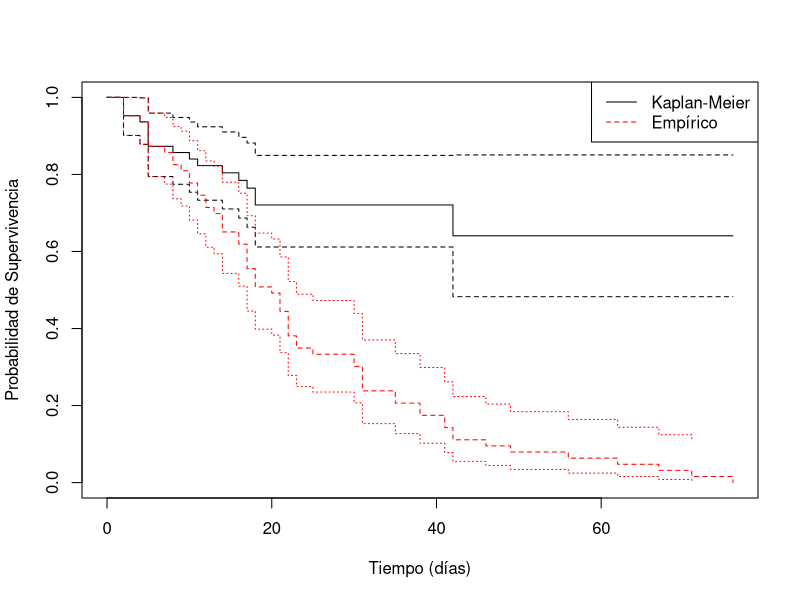
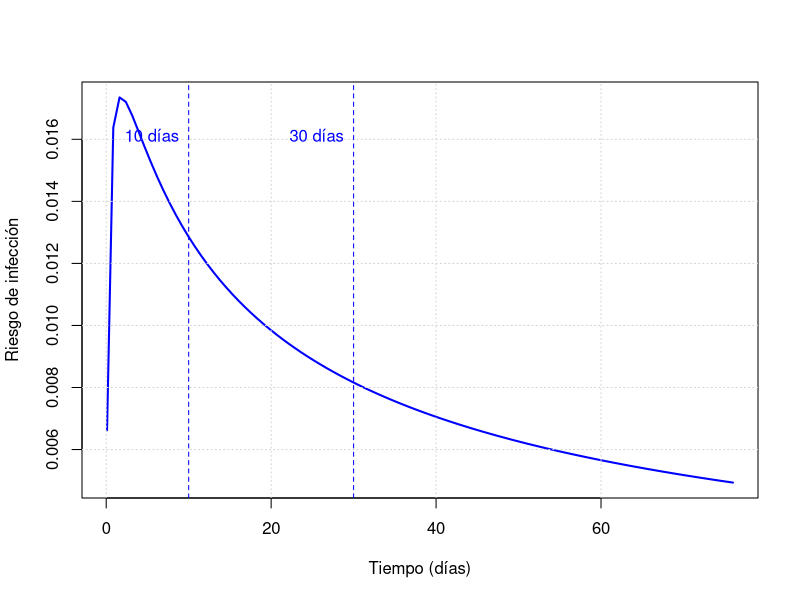
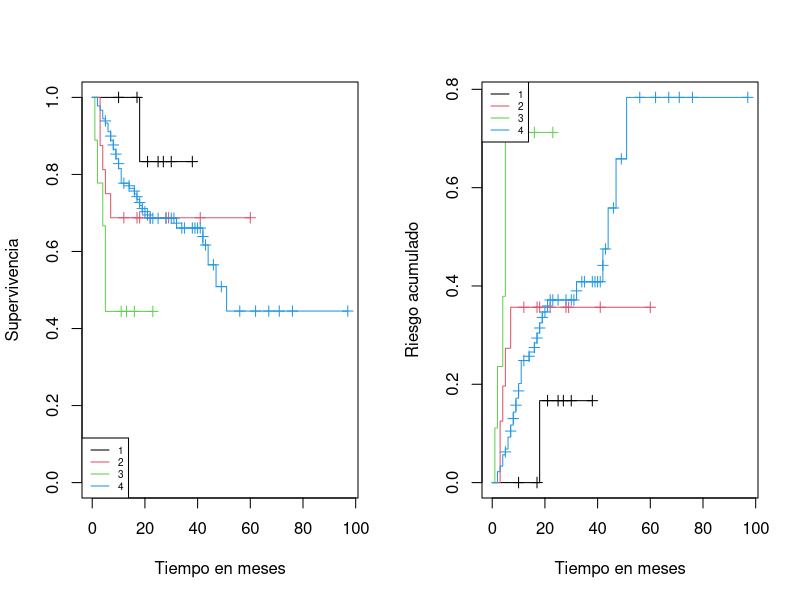
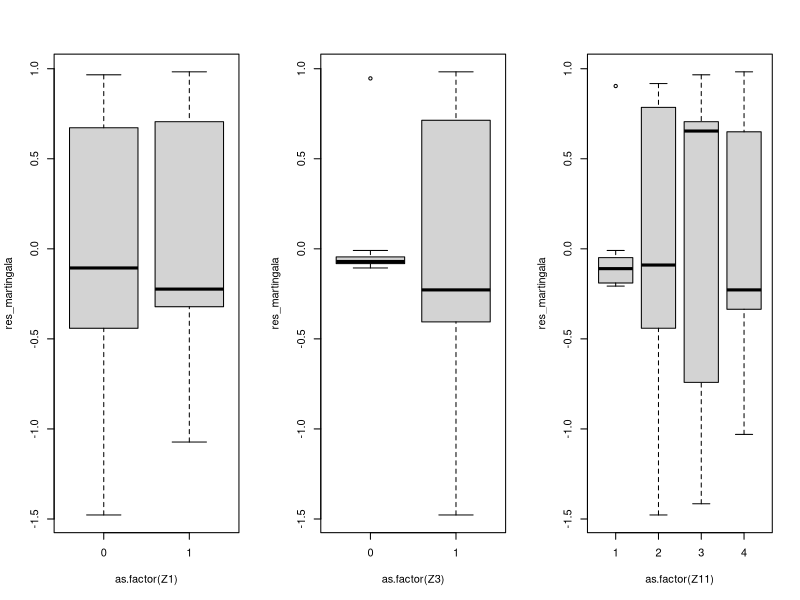
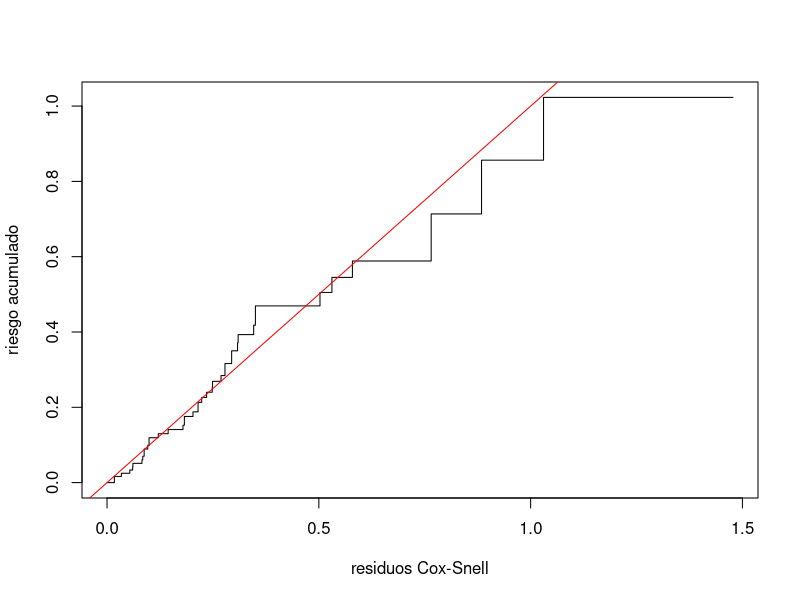
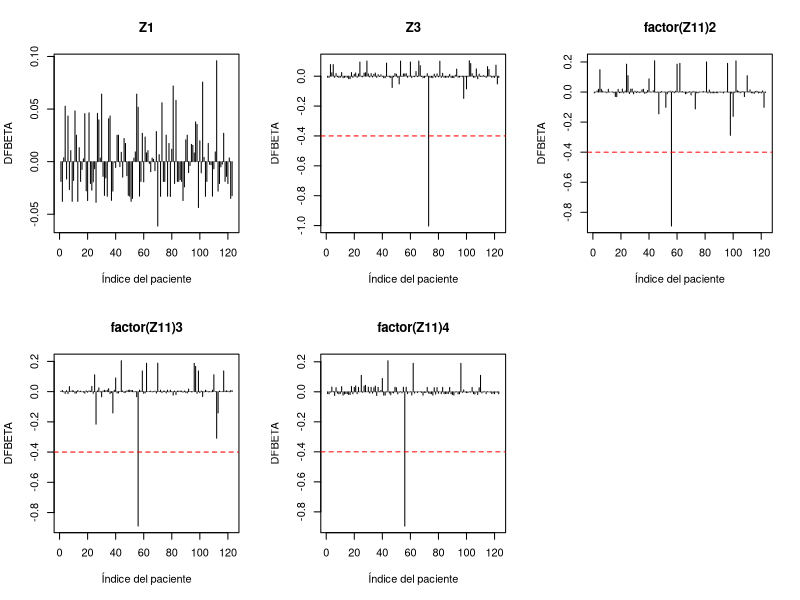
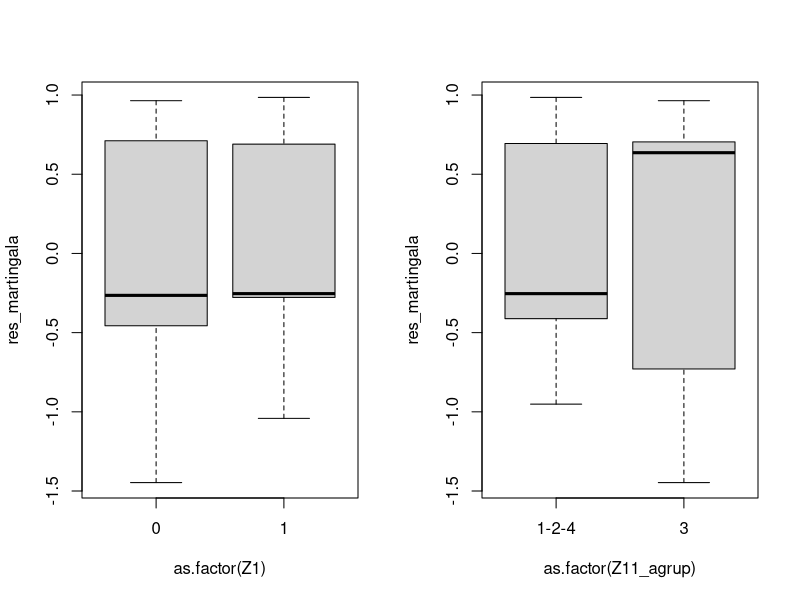
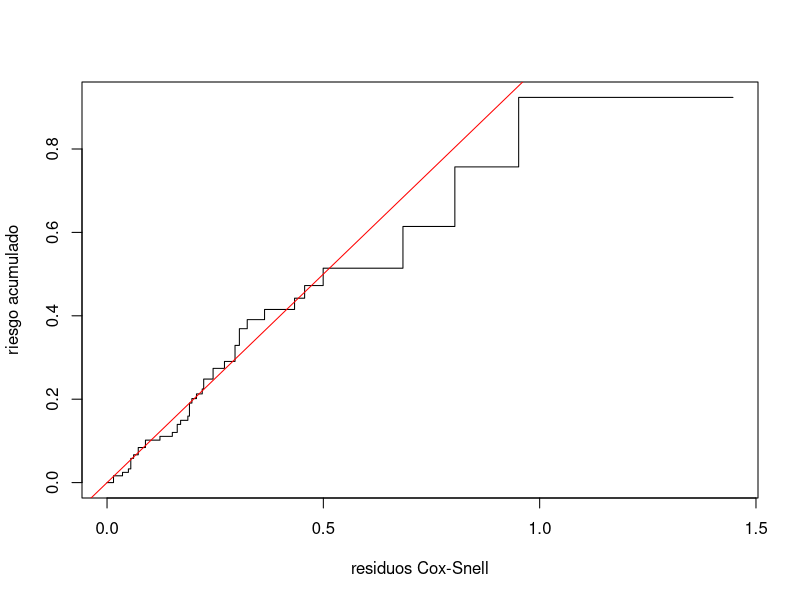

Source code (R) for these figures, in order:
## ---- chunk 1
# Cargar las librerías necesarias
library(survival)
library(KMsurv)

# Cargar los datos burn
data(burn)

# Establecer semilla para reproducibilidad
set.seed(2425)

# Seleccionar el 80% de los datos
n <- nrow(burn)
sample_size <- trunc(0.8 * n)
sample_indices <- sample(1:n, sample_size)
burn_sample <- burn[sample_indices, ]

# Filtrar pacientes tratados con clorhexidina (Z1 = 1)
burn_chlorhexidine <- subset(burn_sample, Z1 == 1)
## ---- chunk 2
# Estimador de Kaplan-Meier
km_fit <- survfit(Surv(T3, D3) ~ 1, data = burn_chlorhexidine)

# Estimador empirico (sin censura)
emp_fit <- survfit(Surv(T3, rep(1, length(T3))) ~ 1, data = burn_chlorhexidine)

# Gráfico comparativo
plot(km_fit, 
     xlab = "Tiempo (días)", ylab = "Probabilidad de Supervivencia",
     conf.int = TRUE)
lines(emp_fit, col = "red", lty = 2)
legend("topright", legend = c("Kaplan-Meier", "Empírico"), 
       col = c("black", "red"), lty = 1:2)
## ---- chunk 3
# Media y mediana del estimador Kaplan-Meier
print(km_fit, print.rmean = TRUE)
## ---- chunk 4
# Valor de D3 de la última observación
burn_chlorhexidine[which.max(burn_chlorhexidine$T3), "D3"]
## ---- chunk 5
# Media y mediana del estimador empírico
print(emp_fit, print.rmean = TRUE)
## ---- chunk 6
# Supervivencia a 10 días
summary(km_fit, time = 10)
## ---- chunk 7
# Supervivencia a 30 días (1 mes)
summary(km_fit, time = 30)
## ---- chunk 8
# Ajuste de modelos paramétricos
weibull_fit <- survreg(Surv(T3, D3) ~ 1, data = burn_chlorhexidine, dist = "weibull")
exp_fit <- survreg(Surv(T3, D3) ~ 1, data = burn_chlorhexidine, dist = "exponential")
lnorm_fit <- survreg(Surv(T3, D3) ~ 1, data = burn_chlorhexidine, dist = "lognormal")
llogis_fit <- survreg(Surv(T3, D3) ~ 1, data = burn_chlorhexidine, dist = "loglogistic")

models <- list(Weibull = weibull_fit, Exponential = exp_fit, 
               Lognormal = lnorm_fit, Loglogistic = llogis_fit)
## ---- chunk 9
# Comparación por log-verosimilitud y AIC

loglik_aic_values <- sapply(models, function(m) {
  c(LogLik = m$loglik, AIC = -2*m$loglik + 2*length(m$coefficients))
})

print(loglik_aic_values)
## ---- chunk 10
# Representación gráfica y estimaciones para el modelo lognormal

# Extraer parámetros del modelo
mu <- lnorm_fit$coef;mu  # media en escala logarítmica
sigma <- lnorm_fit$scale; sigma # desviación estándar en escala logarítmica

### Función de riesgo del modelo lognormal
# h(t) = [f(t)] / [1 - F(t)] 
# donde f(t) es la densidad y F(t) la función de distribución

hazard_lognormal <- function(t) {
  dlnorm(t, meanlog = mu, sdlog = sigma) / 
    (1 - plnorm(t, meanlog = mu, sdlog = sigma))
}

# Gráfico de la función de riesgo
curve(hazard_lognormal, from = 0.1, to = max(burn_chlorhexidine$T3),
      xlab = "Tiempo (días)", ylab = "Riesgo de infección",
      col = "blue", lwd = 2)
grid()

# Añadir líneas de referencia en 10 y 30 días
abline(v = c(10, 30), col = "blue", lty = 2)
text(x = c(10, 30), y = par("usr")[4]*0.9, 
     labels = c("10 días", "30 días"), pos = 2, col = "blue")
## ---- chunk 11
### Estimación de la supervivencia a 10 y 30 días
# Función de supervivencia para la lognormal: S(t) = 1 - F(t)
surv_10 <- 1 - plnorm(10, meanlog = mu, sdlog = sigma)
surv_30 <- 1 - plnorm(30, meanlog = mu, sdlog = sigma)

cat("Supervivencia estimada:\n")
cat("  - A 10 días:", round(surv_10, 4), "\n")
cat("  - A 30 días:", round(surv_30, 4), "\n")
## ---- chunk 12
km_Z11<-survfit(Surv(T3,D3)~Z11, data=burn_sample)
## ---- chunk 13
par(mfrow=c(1,2))
plot(km_Z11, col=1:4, mark.time=T, conf.int=F, ylab="Supervivencia", xlab="Tiempo en meses")
legend("bottomleft", legend=sort(unique(burn_sample$Z11)), lty=1, col=1:4, cex=0.6)


#Diferencias en el riesgo acumulado
plot(km_Z11, fun="cumhaz",col=1:4, mark.time=T, conf.int=F, ylab="Riesgo acumulado",xlab="Tiempo en meses")
legend("topleft", legend=sort(unique(burn_sample$Z11)), lty=1,col=1:4, cex=0.6)
par(mfrow=c(1,1))
## ---- chunk 14
test <- survdiff(Surv(T3, D3) ~ Z11, data = burn_sample, rho = 0)
cat("P-valor del test log-rank:", test$pvalue)
## ---- chunk 15
grupos <- sort(unique(burn_sample$Z11))

pvals <- matrix(NA, nrow=length(grupos), ncol=length(grupos),
                dimnames = list(paste0("Grupo_", grupos), paste0("Grupo_", grupos)))

for(i in 1:(length(grupos)-1)) {
  for(j in (i+1):length(grupos)) {
    g1 <- grupos[i]
    g2 <- grupos[j]
    
    subdata <- burn_sample[burn_sample$Z11 %in% c(g1, g2), ]
    
    test <- survdiff(Surv(T3, D3) ~ Z11, data = subdata)
    pval <- test$pvalue
    pvals[i,j] <- round(pval, 4)
  }
}

pvals
## ---- chunk 16
rownames(burn_sample) <- seq(1, length(burn_sample[,1]))

# Ajustamos un modelo de riesgos proporcionales:
cox_1 <- coxph(Surv(T3, D3) ~ Z1 + Z2 + Z3 + Z4 + factor(Z11), data = burn_sample)
summary(cox_1)
## ---- chunk 17
cox_Z1 <-coxph(Surv(T3, D3) ~ Z1, data=burn_sample)
cox_AIC <- step(cox_Z1,scope=list(upper=cox_1,lower=~Z1), direction="forward")

summary(cox_AIC)
## ---- chunk 18
cat("AIC modelo completo:", AIC(cox_1))
cat("\nAIC modelo simplificado:", AIC(cox_AIC))
## ---- chunk 19
VAR_conjunta <- cox_AIC$var[4, 4] + cox_AIC$var[5, 5] - 2 * cox_AIC$var[4, 5]  
SE_conjunta <- sqrt(VAR_conjunta)                     

# Intervalo de confianza al 95%
lower <- exp((2.2788 - 1.0293) - 1.96 * SE_conjunta)
upper <- exp((2.2788 - 1.0293) + 1.96 * SE_conjunta)

# Resultado
cat("HR =", exp(2.2788 - 1.0293), "\nIC_{95%} = (", lower, ", ", upper, ")\n")
## ---- chunk 20
#Residuos martingala
res_martingala <- residuals(cox_AIC,type="martingale")

par(mfrow=c(1,3))
plot(res_martingala~as.factor(Z1), data=burn_sample)
plot(res_martingala~as.factor(Z3), data=burn_sample)
plot(res_martingala~as.factor(Z11), data=burn_sample)
par(mfrow=c(1,1))
## ---- chunk 21
table(burn_sample$Z3, burn_sample$D3)
## ---- chunk 22
table(burn_sample$Z11, burn_sample$D3)
## ---- chunk 23
#Residuos de Cox-Snell
res_Cox_Snell <- residuals(cox_AIC)

res.cs<-burn_sample$D3-res_Cox_Snell

plot(survfit(Surv(res.cs,D3)~1,data=burn_sample), fun="cumhaz",conf.int=F,
     ylab="riesgo acumulado",xlab="residuos Cox-Snell" )
abline(a=0,b=1,col="red")
## ---- chunk 24
res.dfbeta<-residuals(cox_AIC,type="dfbeta");
colnames(res.dfbeta) <- names(cox_AIC$coefficients)
par(mfrow = c(2, 3))
for (i in 1:ncol(res.dfbeta)) {
  plot(res.dfbeta[, i], type = "h",
       main = colnames(res.dfbeta)[i],
       ylab = "DFBETA", xlab = "Índice del paciente")
  abline(h = c(-0.4, 0.4), col = "red", lty = 2)
}
par(mfrow=c(1,1))
## ---- chunk 25
sort(res.dfbeta[, 2])[1]
## ---- chunk 26
sort(res.dfbeta[, 3])[1] 
sort(res.dfbeta[, 4])[1] 
sort(res.dfbeta[, 5])[1] 
## ---- chunk 27
burn_sin_influyentes <- burn_sample[c(-56, -73),]; dim(burn_sin_influyentes)
cox_mejorado <- coxph(Surv(T3, D3) ~ Z1 + Z3 + factor(Z11), data=burn_sin_influyentes)

summary(cox_mejorado)
## ---- chunk 28
table(burn_sin_influyentes$Z3, burn_sin_influyentes$D3)
## ---- chunk 29
table(burn_sin_influyentes$Z11, burn_sin_influyentes$D3)
## ---- chunk 30
cox_mejorado2 <- coxph(Surv(T3, D3) ~ Z1*factor(Z11), data = burn_sample)
table(burn_sample$Z1, burn_sample$Z3, burn_sample$D3)
## ---- chunk 31
cox_mejorado3 <- coxph(Surv(T3, D3) ~ Z1 + factor(Z11), data = burn_sample)
summary(cox_mejorado3)
## ---- chunk 32
burn_sample$Z11_agrup <- ifelse(burn_sample$Z11 %in% 1:2, "1-2",
                                ifelse(burn_sample$Z11 == 3, "3", "4"))

cox_mejorado4 <- coxph(Surv(T3, D3) ~ Z1 + factor(Z11_agrup), data = burn_sample)
summary(cox_mejorado4)
## ---- chunk 33
burn_sample$Z11_agrup <- ifelse(burn_sample$Z11 %in% c(1:2,4), "1-2-4", "3")

cox_mejorado5 <- coxph(Surv(T3, D3) ~ Z1 + Z11_agrup, data = burn_sample)
summary(cox_mejorado5)

cat("AIC modelo simplificado:", AIC(cox_AIC))
cat("\nAIC modelo con Z1 y agrupando niveles de Z11:", AIC(cox_mejorado5))
## ---- chunk 34
#Residuos martingala
res_martingala <- residuals(cox_mejorado5,type="martingale")

par(mfrow=c(1,2))
plot(res_martingala~as.factor(Z1), data=burn_sample)
plot(res_martingala~as.factor(Z11_agrup), data=burn_sample)
par(mfrow=c(1,1))
## ---- chunk 35
#Residuos de Cox-Snell
res_Cox_Snell <- residuals(cox_mejorado5)

res.cs<-burn_sample$D3-res_Cox_Snell

plot(survfit(Surv(res.cs,D3)~1,data=burn_sample), fun="cumhaz",conf.int=F,
     ylab="riesgo acumulado",xlab="residuos Cox-Snell" )
abline(a=0,b=1,col="red")
## ---- chunk 36
res5.dfbeta <- residuals(cox_mejorado5, type="dfbeta")
colnames(res5.dfbeta) <- names(cox_mejorado5$coefficients)
par(mfrow = c(1, 2))
for (i in 1:ncol(res5.dfbeta)) {
  plot(res5.dfbeta[, i], type = "h",
       main = colnames(res5.dfbeta)[i],
       ylab = "DFBETA", xlab = "Índice del paciente")
  abline(h = c(-0.4, 0.4), col = "red", lty = 2)
}
par(mfrow = c(1, 1))
## ---- chunk 37
sort(res5.dfbeta[, 2])[1:5]
## ---- chunk 38
table(burn_sample$Z11_agrup, burn_sample$D3)
## ---- chunk 39
burn_sample[c(112 ,26 ,38 ,113), c("Z11_agrup", "D3")] 
## ---- chunk 40
# Residuos de Schoenfeld: 
cox.zph(cox_mejorado5, terms=F)

par(mfrow=c(1,2))
plot(cox.zph(cox_mejorado5, terms=F))
par(mfrow=c(1,1))
## ---- chunk 41
cox_strat <- coxph(Surv(T3, D3) ~ Z1 + strata(Z11), data = burn_sample)
summary(cox_strat)

cat("AIC modelo estratificando la variable Z11 original:", AIC(cox_strat))
cat("\nAIC modelo simplificado:", AIC(cox_AIC))
## ---- chunk 42
km.ph=survfit(cox_strat)
par(mfrow = c(1, 2))
plot(km.ph,col=1:4)
plot(km.ph,fun="cumhaz",col=1:4)
par(mfrow = c(1, 1))
## ---- chunk 43
cox_strat <- coxph(Surv(T3, D3) ~ Z1 + strata(Z11_agrup), data = burn_sample)
summary(cox_strat)

cat("AIC modelo estratificando la variable Z11_agrup:", AIC(cox_strat))
cat("\nAIC modelo simplificado:", AIC(cox_AIC))
## ---- chunk 44
km.ph=survfit(cox_strat)
par(mfrow = c(1, 2))
plot(km.ph,col=1:4)
plot(km.ph,fun="cumhaz",col=1:4)
par(mfrow = c(1, 1))
## ---- chunk 45
# Cox-Snell estratificado
res_Cox_Snell <- residuals(cox_strat)

res.cs<-burn_sample$D3-res_Cox_Snell

plot(survfit(Surv(res.cs,D3)~1,data=burn_sample), fun="cumhaz",conf.int=F,
     ylab="riesgo acumulado",xlab="residuos Cox-Snell" )
abline(a=0,b=1,col="red")
## ---- chunk 46
# Modelo con Z4 como efecto lineal
cox_lineal <- coxph(Surv(T3, D3) ~ Z1 + Z4, data = burn_sample)
summary(cox_lineal)

# Modelo con Z4 como suavizado spline (usando pspline)
cox_spline <- coxph(Surv(T3, D3) ~ Z1 + pspline(Z4,method="aic"), data = burn_sample)

summary(cox_spline)

# Comparación de modelos
cat("AIC modelo lineal:", AIC(cox_lineal), "\n")
cat("AIC modelo spline:", AIC(cox_spline), "\n")
## ---- chunk 47
# Representación gráfica del efecto no lineal
termplot(cox_spline, term = 2, se = TRUE, rug = TRUE,
         xlab = "Porcentaje de superficie quemada (Z4)",
         ylab = "Efecto parcial",
         main = "Efecto no lineal de Z4 en el riesgo de infección")
## ---- chunk 48
# Chequeamos los residuos del modelo con Z4 como efecto lineal

#Residuos martingala 
res_martingala <- residuals(cox_lineal,type="martingale")

par(mfrow=c(1,3))
plot(res_martingala~as.factor(Z1), data=burn_sample)
plot(res_martingala~Z4, data=burn_sample)
lines(lowess(res_martingala~burn_sample$Z4))

#Residuos de Cox-Snell
res_Cox_Snell <- residuals(cox_lineal)

res.cs<-burn_sample$D3-res_Cox_Snell

plot(survfit(Surv(res.cs,D3)~1,data=burn_sample), fun="cumhaz",conf.int=F,
     ylab="riesgo acumulado",xlab="residuos Cox-Snell" )
abline(a=0,b=1,col="red")
par(mfrow=c(1,1))
## ---- chunk 49
# Chequeamos los residuos del modelo con Z4 como suavizado spline

#Residuos martingala
res_martingala <- residuals(cox_spline,type="martingale")

par(mfrow=c(1,3))
plot(res_martingala~as.factor(Z1), data=burn_sample)
plot(res_martingala~Z4, data=burn_sample)
lines(lowess(res_martingala~burn_sample$Z4))



#Residuos de Cox-Snell
#####################################################

res_Cox_Snell <- residuals(cox_spline)

res.cs<-burn_sample$D3-res_Cox_Snell

plot(survfit(Surv(res.cs,D3)~1,data=burn_sample), fun="cumhaz",conf.int=F,
     ylab="riesgo acumulado",xlab="residuos Cox-Snell" )
abline(a=0,b=1,col="red")
par(mfrow=c(1,1))
## ---- chunk 50
# Añadir una columna 'id' basada en el número de fila
burn_sample$id <- 1:nrow(burn_sample)

# Crear la estructura de seguimiento con evento de infección
burn_sample2 <- tmerge(burn_sample, burn_sample, id = id,
                       infeccion = event(T3, D3),
                       antibiotic = tdc(T2, D2))
burn_sample2$antibiotic[is.na(burn_sample2$antibiotic)] <- 0

head(burn_sample2, 2)
## ---- chunk 51
# Ajustar el modelo de Cox
modelo <- coxph(Surv(tstart, tstop, infeccion) ~ antibiotic, data = burn_sample2)
# Ver resumen del modelo
summary(modelo)
